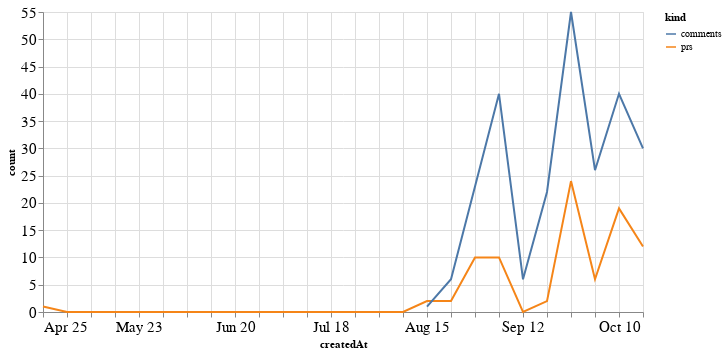

The code cell stored with this chart in its notebook:
### Code cell
alt.Chart(total_time, width=600).mark_line().encode(
    x='createdAt',
    y='count',
    color='kind'
)

### Figure 1 — Vega-Lite specification as saved in the notebook (floating-point values rounded to 4 significant figures)
{"config": {"axisLeft": {"labelFontSize": 15}, "axisBottom": {"labelFontSize": 15}}, "data": {"name": "data-f00ff605dd755b950105bb484510e2cc"}, "mark": "line", "encoding": {"color": {"type": "nominal", "field": "kind"}, "x": {"type": "temporal", "field": "createdAt"}, "y": {"type": "quantitative", "field": "count"}}, "width": 600, "$schema": "https://vega.github.io/schema/vega-lite/v4.8.1.json", "datasets": {"data-f00ff605dd755b950105bb484510e2cc": [{"createdAt": "2021-04-25T00:00:00", "kind": "prs", "count": 1.0}, {"createdAt": "2021-05-02T00:00:00", "kind": "prs", "count": 0.0}, {"createdAt": "2021-05-09T00:00:00", "kind": "prs", "count": 0.0}, {"createdAt": "2021-05-16T00:00:00", "kind": "prs", "count": 0.0}, {"createdAt": "2021-05-23T00:00:00", "kind": "prs", "count": 0.0}, {"createdAt": "2021-05-30T00:00:00", "kind": "prs", "count": 0.0}, {"createdAt": "2021-06-06T00:00:00", "kind": "prs", "count": 0.0}, {"createdAt": "2021-06-13T00:00:00", "kind": "prs", "count": 0.0}, {"createdAt": "2021-06-20T00:00:00", "kind": "prs", "count": 0.0}, {"createdAt": "2021-06-27T00:00:00", "kind": "prs", "count": 0.0}, {"createdAt": "2021-07-04T00:00:00", "kind": "prs", "count": 0.0}, {"createdAt": "2021-07-11T00:00:00", "kind": "prs", "count": 0.0}, {"createdAt": "2021-07-18T00:00:00", "kind": "prs", "count": 0.0}, {"createdAt": "2021-07-25T00:00:00", "kind": "prs", "count": 0.0}, {"createdAt": "2021-08-01T00:00:00", "kind": "prs", "count": 0.0}, {"createdAt": "2021-08-08T00:00:00", "kind": "prs", "count": 0.0}, {"createdAt": "2021-08-15T00:00:00", "kind": "prs", "count": 2.0}, {"createdAt": "2021-08-22T00:00:00", "kind": "prs", "count": 2.0}, {"createdAt": "2021-08-29T00:00:00", "kind": "prs", "count": 10.0}, {"createdAt": "2021-09-05T00:00:00", "kind": "prs", "count": 10.0}, {"createdAt": "2021-09-12T00:00:00", "kind": "prs", "count": 0.0}, {"createdAt": "2021-09-19T00:00:00", "kind": "prs", "count": 2.0}, {"createdAt": "2021-09-26T00:00:00", "kind": "prs", "count": 24.0}, {"createdAt": "2021-10-03T00:00:00", "kind": "prs", "count": 6.0}, {"createdAt": "2021-10-10T00:00:00", "kind": "prs", "count": 19.0}, {"createdAt": "2021-10-17T00:00:00", "kind": "prs", "count": 12.0}, {"createdAt": "2021-04-25T00:00:00", "kind": "comments", "count": null}, {"createdAt": "2021-05-02T00:00:00", "kind": "comments", "count": null}, {"createdAt": "2021-05-09T00:00:00", "kind": "comments", "count": null}, {"createdAt": "2021-05-16T00:00:00", "kind": "comments", "count": null}, {"createdAt": "2021-05-23T00:00:00", "kind": "comments", "count": null}, {"createdAt": "2021-05-30T00:00:00", "kind": "comments", "count": null}, {"createdAt": "2021-06-06T00:00:00", "kind": "comments", "count": null}, {"createdAt": "2021-06-13T00:00:00", "kind": "comments", "count": null}, {"createdAt": "2021-06-20T00:00:00", "kind": "comments", "count": null}, {"createdAt": "2021-06-27T00:00:00", "kind": "comments", "count": null}, {"createdAt": "2021-07-04T00:00:00", "kind": "comments", "count": null}, {"createdAt": "2021-07-11T00:00:00", "kind": "comments", "count": null}, {"createdAt": "2021-07-18T00:00:00", "kind": "comments", "count": null}, {"createdAt": "2021-07-25T00:00:00", "kind": "comments", "count": null}, {"createdAt": "2021-08-01T00:00:00", "kind": "comments", "count": null}, {"createdAt": "2021-08-08T00:00:00", "kind": "comments", "count": null}, {"createdAt": "2021-08-15T00:00:00", "kind": "comments", "count": 1.0}, {"createdAt": "2021-08-22T00:00:00", "kind": "comments", "count": 6.0}, {"createdAt": "2021-08-29T00:00:00", "kind": "comments", "count": 23.0}, {"createdAt": "2021-09-05T00:00:00", "kind": "comments", "count": 40.0}, {"createdAt": "2021-09-12T00:00:00", "kind": "comments", "count": 6.0}, {"createdAt": "2021-09-19T00:00:00", "kind": "comments", "count": 22.0}, {"createdAt": "2021-09-26T00:00:00", "kind": "comments", "count": 55.0}, {"createdAt": "2021-10-03T00:00:00", "kind": "comments", "count": 26.0}, {"createdAt": "2021-10-10T00:00:00", "kind": "comments", "count": 40.0}, {"createdAt": "2021-10-17T00:00:00", "kind": "comments", "count": 30.0}]}}
